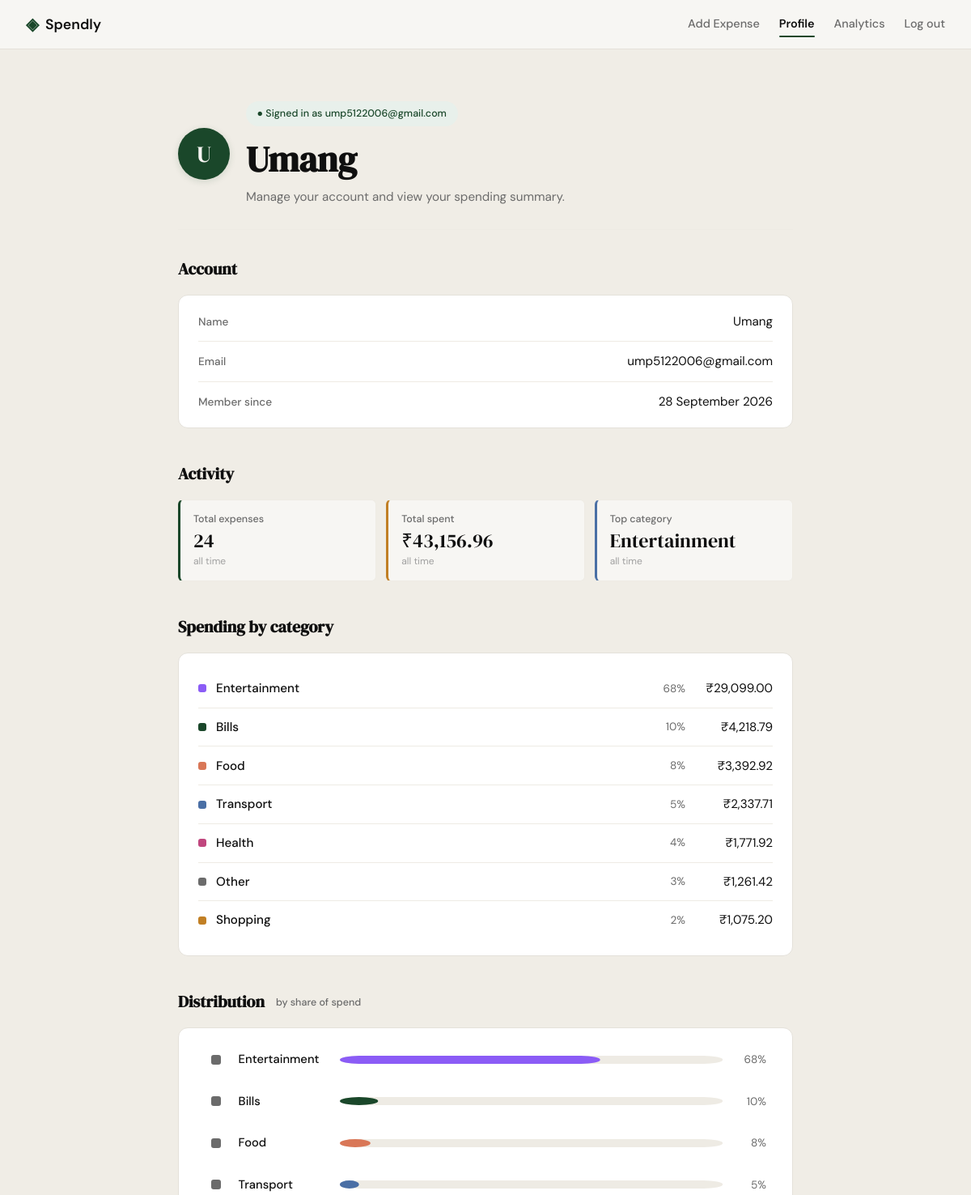
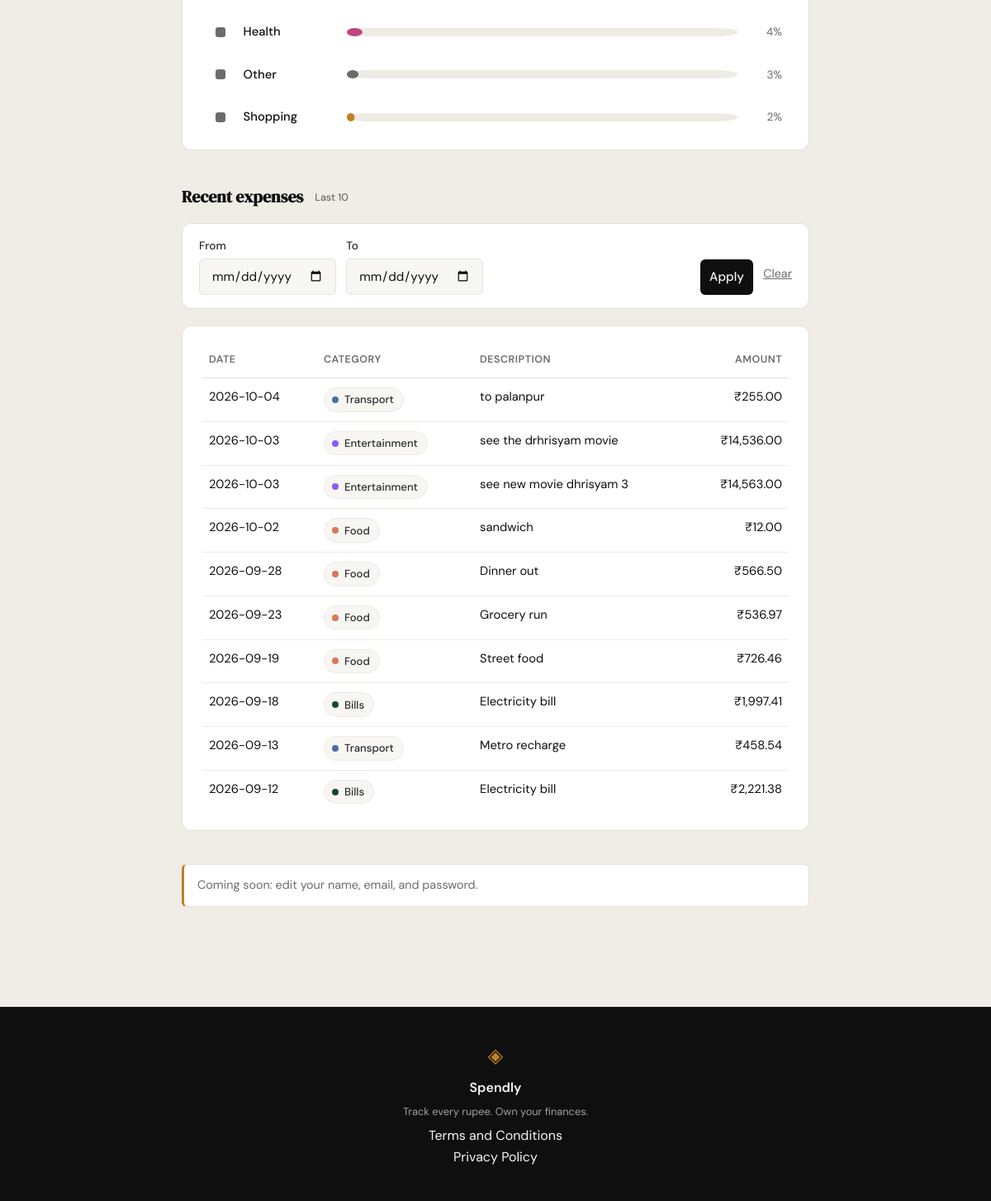
The page /profile (signed in) on the database its author committed (2 pictures, top to bottom).
### tables this page shows
CREATE TABLE users (
                id            INTEGER PRIMARY KEY AUTOINCREMENT,
                name          TEXT    NOT NULL,
                email         TEXT    UNIQUE NOT NULL,
                password_hash TEXT    NOT NULL,
                created_at    TEXT    DEFAULT (datetime('now'))
            );

CREATE TABLE expenses (
                id          INTEGER PRIMARY KEY AUTOINCREMENT,
                user_id     INTEGER NOT NULL REFERENCES users(id),
                amount      REAL    NOT NULL,
                category    TEXT    NOT NULL,
                date        TEXT    NOT NULL,
                description TEXT,
                created_at  TEXT    DEFAULT (datetime('now'))
            );

### app.py (the view)
@app.route("/profile")
def profile():
    user_id = session.get("user_id")
    if user_id is None:
        return redirect(url_for("login"))
    date_from, date_to = parse_date_range(request.args.get("from"), request.args.get("to"))
    conn = get_db()
    try:
        user = get_user_by_id(conn, user_id)
        if user is None:
            session.clear()
            return redirect(url_for("login"))
        stats = get_summary_stats(
            conn, user_id, date_from=date_from, date_to=date_to
        )
        transactions = get_recent_transactions(
            conn, user_id, date_from=date_from, date_to=date_to
        )  # limit=10 default
        categories = get_category_breakdown(
            conn, user_id, date_from=date_from, date_to=date_to
        )
    finally:
        conn.close()
    member_since = (
        datetime.strptime(user["member_since"], "%Y-%m-%d %H:%M:%S")
        .strftime("%d %B %Y")
        .lstrip("0")
    )
    range_label = _format_range_label(date_from, date_to)
    return render_template(
        "profile.html",
        user={"name": user["name"], "email": user["email"]},
        member_since=member_since,
        expense_count=stats["transaction_count"],
        total_spent=stats["total_spent"],
        top_category=stats["top_category"],
        recent_transactions=transactions,
        category_breakdown=categories,
        date_from=date_from,
        date_to=date_to,
        range_label=range_label,
        filter_active=bool(date_from or date_to),
    )

### app.py (called while the page is built)
def parse_date_range(from_str: str | None, to_str: str | None) -> tuple[str | None, str | None]:
    def normalize(value: str | None) -> str | None:
        if not value or not value.strip():
            return None
        try:
            return datetime.strptime(value, "%Y-%m-%d").strftime("%Y-%m-%d")
        except ValueError:
            return None
    date_from = normalize(from_str)
    date_to = normalize(to_str)
    if date_from and date_to and date_from > date_to:
        date_from, date_to = date_to, date_from
    return date_from, date_to

def _format_range_label(date_from: str | None, date_to: str | None) -> str:
    def fmt(value: str) -> str:
        return (
            datetime.strptime(value, "%Y-%m-%d")
            .strftime("%d %B %Y")
            .lstrip("0")
        )
    if date_from and date_to:
        return f"{fmt(date_from)} – {fmt(date_to)}"
    if date_from:
        return f"since {fmt(date_from)}"
    if date_to:
        return f"until {fmt(date_to)}"
    return "all time"

### database/db.py (called while the page is built)
def get_db() -> sqlite3.Connection:
    conn = sqlite3.connect(DB_PATH)
    conn.row_factory = sqlite3.Row
    conn.execute("PRAGMA foreign_keys = ON")
    return conn

### database/queries.py (called while the page is built)
def get_user_by_id(conn: sqlite3.Connection, user_id: int) -> dict[str, Any] | None:
    row = conn.execute(
        "SELECT name, email, created_at FROM users WHERE id = ?",
        (user_id,),
    ).fetchone()
    if row is None:
        return None
    return {
        "name": row["name"],
        "email": row["email"],
        "member_since": row["created_at"],
    }

### templates/profile.html (shortened to what this page needs)
{% extends "base.html" %}
{% block content %}
<section class="profile-page">
    <div class="profile-inner">
        <div class="profile-header">
            <div class="profile-avatar" aria-hidden="true">{{ user["name"][0] | upper }}</div>
            <div class="profile-header-text">
                <div class="profile-eyebrow">● Signed in as {{ user["email"] }}</div>
                <h1 class="profile-title">{{ user["name"] }}</h1>
                <p class="profile-subtitle">Manage your account and view your spending summary.</p>
            </div>
        </div>
        <div class="profile-section">
            <h2 class="profile-section-title">Account</h2>
            <div class="profile-card">
                <div class="profile-row">
                    <span class="profile-row-label">Name</span>
                    <span class="profile-row-value">{{ user["name"] }}</span>
                </div>
                <div class="profile-row">
                    <span class="profile-row-label">Email</span>
                    <span class="profile-row-value">{{ user["email"] }}</span>
                </div>
                <div class="profile-row">
                    <span class="profile-row-label">Member since</span>
                    <span class="profile-row-value">{{ member_since }}</span>
                </div>
            </div>
        </div>
        <div class="profile-section">
            <h2 class="profile-section-title">Activity</h2>
            <div class="mock-stats">
                <div class="mock-stat">
                    <span class="mock-stat-label">Total expenses</span>
                    <span class="mock-stat-value">{{ expense_count }}</span>
                    <span class="mock-stat-meta">{{ range_label }}</span>
                </div>
                <div class="mock-stat">
                    <span class="mock-stat-label">Total spent</span>
                    <span class="mock-stat-value">₹{{ "{:,.2f}".format(total_spent) }}</span>
                    <span class="mock-stat-meta">{{ range_label }}</span>
                </div>
                <div class="mock-stat">
                    <span class="mock-stat-label">Top category</span>
                    <span class="mock-stat-value">{{ top_category }}</span>
                    <span class="mock-stat-meta">{{ range_label }}</span>
                </div>
            </div>
        </div>
        <div class="profile-section">
            <h2 class="profile-section-title">Spending by category</h2>
            <div class="profile-card">
                {% for row in category_breakdown %}
                <div class="category-row" data-cat="{{ row.name }}">
                    <span class="category-swatch" aria-hidden="true"></span>
                    <span class="category-name">{{ row.name }}</span>
                    <span class="category-pct">{{ row.pct }}%</span>
                    <span class="category-amount">₹{{ "{:,.2f}".format(row.amount) }}</span>
                </div>
                {% endfor %}
            </div>
        </div>
        {% set has_spend = category_breakdown | sum(attribute='pct') > 0 -%}
        {% if has_spend -%}
        <div class="profile-section">
            <h2 class="profile-section-title">
                Distribution
                <span class="profile-section-meta">by share of spend</span>
            </h2>
            <div class="profile-card">
                <div class="category-chart" role="list">
                    {%- for row in category_breakdown -%}
                        {%- if row.pct > 0 %}
                    <div class="chart-row{% if loop.first %} chart-row-top{% endif %}"
                         role="listitem"
                         tabindex="0"
                         data-cat="{{ row.name }}"
                         aria-label="{{ row.name }}: {{ row.pct }} percent, Rs {{ '{:,.2f}'.format(row.amount) }}">
                        <span class="chart-row-swatch" aria-hidden="true"></span>
                        <span class="chart-row-label">{{ row.name }}</span>
                        <svg class="chart-bar" viewBox="0 0 100 10"
                             preserveAspectRatio="none"
                             aria-hidden="true">
                            <rect class="chart-bar-track" x="0" y="0" width="100" height="10" rx="5" />
                            <rect class="chart-bar-fill"
                                  x="0" y="0"
                                  width="{{ row.pct }}" height="10"
                                  rx="5" />
                        </svg>
                        <span class="chart-row-pct">{{ row.pct }}%</span>
                    </div>
                        {%- endif -%}
                    {%- endfor %}
                </div>
            </div>
        </div>
        {%- endif %}
        <div class="profile-section">
            <h2 class="profile-section-title">
                Recent expenses
                <span class="profile-section-meta">
                    {% if date_from or date_to %}Last 10 in range{% else %}Last 10{% endif %}
                </span>
            </h2>
            <form class="profile-filter" method="get" action="{{ url_for('profile') }}">
                <div class="profile-filter-fields">
                    <label class="profile-filter-label">
                        <span>From</span>
                        <input class="form-input" type="date" name="from" value="{{ date_from or '' }}">
                    </label>
                    <label class="profile-filter-label">
                        <span>To</span>
                        <input class="form-input" type="date" name="to" value="{{ date_to or '' }}">
                    </label>
                </div>
                <div class="profile-filter-actions">
                    <button class="btn-submit" type="submit">Apply</button>
                    <a class="profile-filter-clear" href="{{ url_for('profile') }}">Clear</a>
                </div>
            </form>
            <div class="profile-card">
                {% if recent_transactions %}
                <table class="expense-table">
                    <thead>
                        <tr>
                            <th>Date</th>
                            <th>Category</th>
                            <th>Description</th>
                            <th class="amount">Amount</th>
                        </tr>
                    </thead>
                    <tbody>
                        {% for tx in recent_transactions %}
                        <tr>
                            <td>{{ tx.date }}</td>
                            <td>
                                <span class="category-chip" data-cat="{{ tx.category }}">
                                    <span class="category-chip-dot" aria-hidden="true"></span>
                                    {{ tx.category }}
                                </span>
                            </td>
                            <td>
                                {% if tx.description and tx.description.strip() %}
                                    {{ tx.description }}
                                {% else %}
                                    &mdash;
                                {% endif %}
                            </td>
                            <td class="amount">₹{{ "{:,.2f}".format(tx.amount) }}</td>
                        </tr>
                        {% endfor %}
                    </tbody>
                </table>
                {% else %}
                <p class="profile-empty">
                    No expenses yet. Add your first one to start tracking your spending.
                </p>
                {% endif %}
            </div>
        </div>
        <div class="profile-section">
            <p class="profile-note">
                Coming soon: edit your name, email, and password.
            </p>
        </div>
    </div>
</section>
{% endblock %}

### templates/base.html (shortened to what this page needs)
<!DOCTYPE html>
<html lang="en">
<head>
    <link rel="stylesheet" href="{{ url_for('static', filename='css/style.css') }}">
</head>
<body>
    <nav class="navbar">
        <div class="nav-inner">
            <a href="{{ url_for('landing') }}" class="nav-brand">
                <span class="brand-icon">◈</span>
                <span class="brand-name">Spendly</span>
            </a>
            <div class="nav-links">
                {% if session.user_id %}
                <a href="{{ url_for('add_expense') }}" class="{{ 'active' if request.endpoint == 'add_expense' }}">Add Expense</a>
                <a href="{{ url_for('profile') }}" class="{{ 'active' if request.endpoint == 'profile' }}">Profile</a>
                <a href="{{ url_for('analytics') }}" class="{{ 'active' if request.endpoint == 'analytics' }}">Analytics</a>
                <a href="{{ url_for('logout') }}">Log out</a>
                {% else %}
                <a href="{{ url_for('login') }}">Sign in</a>
                <a href="{{ url_for('register') }}" class="nav-cta">Get started</a>
                {% endif %}
            </div>
        </div>
    </nav>
    <main class="main-content">
        {% block content %}{% endblock %}
    </main>
    <footer class="footer">
        <div class="footer-inner">
            <span class="brand-icon">◈</span>
            <span class="footer-name">Spendly</span>
            <p class="footer-copy">Track every rupee. Own your finances.</p>
            <div class="footer-links">
                <a href="{{ url_for('terms') }}">Terms and Conditions</a><br>
                <a href="{{ url_for('privacy') }}">Privacy Policy</a>
            </div>
        </div>
    </footer>
</body>
</html>

### rows shown on the page
users: name "U", email "ump5122006@gmail.com", name "Umang"
expenses: name "Health", pct "4", amount "1,771.92"
expenses: name "Shopping", pct "2", amount "1,075.20"
expenses: date "2026-10-04", category "Transport", description "to palanpur", amount "255.00"
expenses: date "2026-10-03", category "Entertainment", description "see the drhrisyam movie", amount "14,536.00"
expenses: date "2026-10-03", category "Entertainment", description "see new movie dhrisyam 3", amount "14,563.00"
expenses: date "2026-10-02", category "Food", description "sandwich", amount "12.00"
expenses: date "2026-09-28", category "Food", description "Dinner out", amount "566.50"
expenses: date "2026-09-23", category "Food", description "Grocery run", amount "536.97"
expenses: date "2026-09-19", category "Food", description "Street food", amount "726.46"
expenses: date "2026-09-18", category "Bills", description "Electricity bill", amount "1,997.41"
expenses: date "2026-09-13", category "Transport", description "Metro recharge", amount "458.54"
expenses: date "2026-09-12", category "Bills", description "Electricity bill", amount "2,221.38"

### other values the page prints
{{ member_since }} "28 September 2026"
{{ expense_count }} "24"
{{ range_label }} "all time"
{{ "{:,.2f}".format(total_spent) }} "43,156.96"
{{ top_category }} "Entertainment"
{{ row.name }} "Entertainment" "Bills" "Food" "Transport" "Other"
{{ row.pct }} "68" "10" "8" "5" "3"
{{ "{:,.2f}".format(row.amount) }} "29,099.00" "4,218.79" "3,392.92" "2,337.71" "1,261.42"
{{ row.name }} "Entertainment" "Bills" "Food" "Transport" "Health" "Other" "Shopping"
{{ row.pct }} "68" "10" "8" "5" "4" "3" "2"
